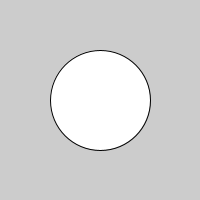
Frame 1 (no input)
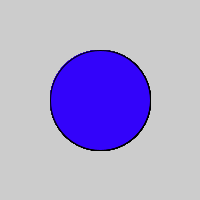
Frame 60 (the mouse pressed at the canvas centre just before this capture)
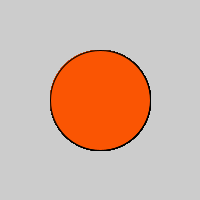
Frame 120 (the mouse held since frame 60 and released just before this capture)

The Processing sketch that drew these frames (run headless with seeded random() and noise(); from frame 60 on, the mouse is pressed at the canvas centre):

// Processing sketch: Logical_Dot
// ── Logical_Dot.pde


void setup() {
size(200,200);
}

void draw() {
  ellipse(100,100,100,100);
  if (mousePressed) {
         fill (#FA5503);
} else {
         fill (#3303FA);
}
  
}
